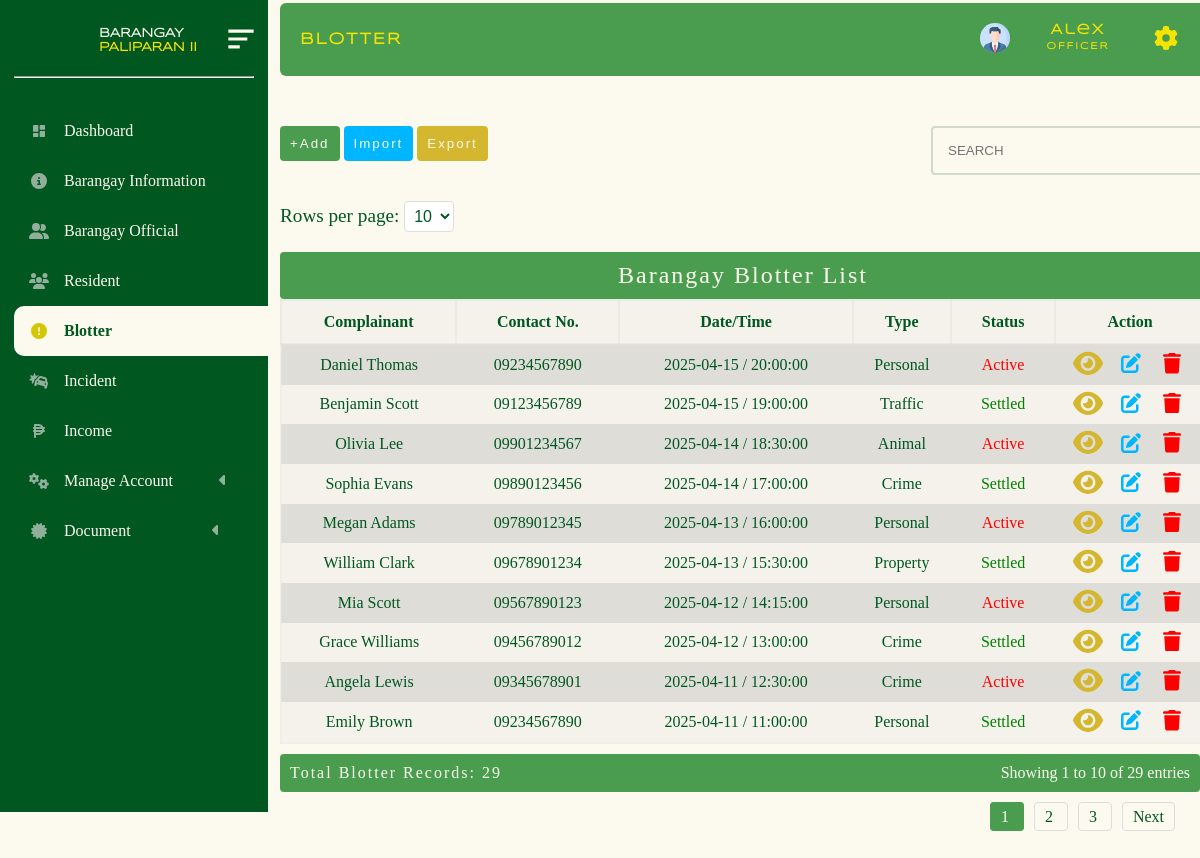
Screenshot of /administrator/admin_panel/blotter.php (signed in) with the database file from the repository.
### tables this page shows
CREATE TABLE `barangay_blotter` (
  `subject` varchar(200) NOT NULL,
  `cell_no` varchar(200) NOT NULL,
  `place` varchar(200) NOT NULL,
  `tanod` varchar(200) NOT NULL,
  `date` date NOT NULL,
  `time` time NOT NULL,
  `status` int(11) NOT NULL,
  `id` bigint(20) NOT NULL,
  `complainant` varchar(200) NOT NULL,
  `age` int(11) NOT NULL,
  `address_complainant` varchar(200) NOT NULL,
  `complained_name` varchar(200) NOT NULL,
  `add_complained_name` varchar(200) NOT NULL,
  `details_reason` text NOT NULL,
  `type` varchar(200) NOT NULL
);

### administrator/admin_panel/brgy_blotter/blotter.php (the view, shortened to what this page needs)
<!DOCTYPE html>
<html lang="en">
<head>
</head>
<body>
<?php
require("../../database/conn_db.php");
$page = isset($_GET['page']) ? max(1, (int)$_GET['page']) : 1;
$limit = isset($_GET['limit']) ? max(1, (int)$_GET['limit']) : 10;
$offset = ($page - 1) * $limit;
$countQuery = "SELECT COUNT(*) AS total FROM barangay_blotter";
$countResult = $conn->query($countQuery);
$totalRows = $countResult->fetch_assoc()['total'];
$totalPages = max(1, ceil($totalRows / $limit));
$startRow = ($page - 1) * $limit + 1;
$endRow = min($page * $limit, $totalRows);
$sql = "SELECT * FROM barangay_blotter ORDER BY id DESC LIMIT $limit OFFSET $offset";
$result = $conn->query($sql);
if ($result->num_rows > 0) {?>
    <div class="limit-selector">
        <form method="GET" action="">
            <label for="limit">Rows per page:</label>
            <select name="limit" id="limit" onchange="this.form.submit()">
                <option value="10" <?php if ($limit == 10) echo 'selected'; ?>>10</option>
            </select>
        </form>
    </div>
    <table>
        <caption>Barangay Blotter List</caption>
        <tr>
            <th>Complainant</th>
            <th>Contact No.</th>
            <th>Date/Time</th>
            <th>Type</th>
            <th>Status</th>
            <th>Action</th>
        </tr>
        <?php while($row = $result->fetch_assoc()) {
            ?>
            <tr class="table_hover">
                <td><?php echo $row["complainant"]; ?></td>
                <td><?php echo $row["cell_no"]; ?></td>
                <td><?php echo $row["date"] . " / " . $row["time"]; ?></td>
                <td><?php echo $row["type"]; ?></td>
                <td>
                    <?php
                    $status = $row["status"];
                    if ($status == 1) {
                        echo "<p style='color:red;'>Active</p>";
                    } elseif ($status == 2) {
                        echo "<p style='color:green;'>Settled</p>";
                    } elseif ($status == 3) {
                        echo "<p style='color:orange;'>Scheduled</p>";
                    }
                    ?>
                </td>
                <td>
                <div id = "form_up_del_official">
                    <button  id = "view_resident_btn"  class = "view_btn" data-id= <?php echo $row ["id"] ?>></button>
                    <button  id = "update_official_btn" class = "update_btn" data-id= <?php echo $row ["id"] ?>></button>
                    <button id = "delete_official_btn" class = "delete_btn_blotter" data-id= <?php echo $row ["id"] ?>></button>
                </div>
                </td>
            </tr>
        <?php } ?>
    </table>
    <div class="table-footer">
        <div class="total-count">Total Blotter Records: <?php echo $totalRows; ?></div>
        <div class="pagination-info">
            Showing <?php echo $startRow; ?> to <?php echo $endRow; ?> of <?php echo $totalRows; ?> entries
        </div>
    </div>
    <div class="pagination">
        <?php for ($i = 1; $i <= $totalPages; $i++): ?>
            <a href="?page=<?php echo $i; ?>&limit=<?php echo $limit; ?>" class="<?php echo $i == $page ? 'active' : ''; ?>">
                <?php echo $i; ?>
            </a>
        <?php endfor; ?>
        <?php if ($page < $totalPages): ?>
            <a href="?page=<?php echo $page + 1; ?>&limit=<?php echo $limit; ?>">Next</a>
        <?php endif; ?>
    </div>
<?php }
?>
        <?php include("update_temp.php");?>
        <?php include('view_temp.php')?>
</body>
</html>

### administrator/admin_panel/style.css/mian.stylecss.css (style rules this page uses)
* { margin: 0px; padding: 0px; box-sizing: content-box; list-style-type: none ; }
html { scroll-behavior: smooth; }
:root { --bg-color: #FCFAEE; --2nd-bg-color:#4A9D4f; --sub-bg-color: #005720 ; --1st-text-color: #005720 ; --2nd-text-color: rgb(53, 53, 53); --3rd-text-color: #FCFAEE; --btn-color: #F5E402; --other-color :rgb(0, 183, 255); }
body { background-color: var(--bg-color); position: relative; min-height: 100%; width: 100%; overflow: scroll; overflow-x: hidden; }

### administrator/admin_panel/style.css/brgy.blotter.css (style rules this page uses)
* { margin: 0px; padding: 0px; box-sizing: content-box; list-style-type: none ; }
:root { --bg-color: #FCFAEE; --2nd-bg-color:#4A9D4f; --sub-bg-color: #005720 ; --1st-text-color: #005720 ; --2nd-text-color: rgb(53, 53, 53); --3rd-text-color: #FCFAEE; --btn-color: #d4b62f; --other-color :rgb(0, 183, 255); }
body { background-color: #FCFAEE; background-repeat: no-repeat; background-size: cover; }
table { border: 2px solid rgba(228, 228, 228, 0.39); margin-left: 0px; margin-top: -40px; background-color: rgba(226, 226, 226, 0.322); width: 77vw; border-collapse: collapse; transition: all 0.5s ease; border-radius:4px; font-family: "sub_text"; color: var(--1st-text-color); }
table td { padding: 5px; text-align: center; }
table th { border: 2px solid rgba(226, 226, 226, 0.562); padding: 12px; }
table tr:nth-child(even) { background-color: #a7a5a548; }
caption { font-size: 2vw; letter-spacing: 2px; background-color: var(--2nd-bg-color); padding-bottom: 10px; padding-top: 10px; color: var(--bg-color); border-radius: 4px; }
.pagination { margin: 0px 0; float: right; margin-right: 0px; padding-bottom: 60px; margin-left: 20px; }
.pagination a { margin: 0 5px; padding: 5px 10px; text-decoration: none; color: var(--1st-text-color); border: 1px solid #ddd; border-radius: 4px; line-height: 50px; }
.pagination a.active { background-color: var(--2nd-bg-color); color: white; border: 1px solid var(--2nd-bg-color); }
.limit-selector { margin-top: -50px; margin-left: -50px; padding-left: -90px; color: #005720; font-family: "sub_text"; transition: all 0.5s ease; font-size: 1.2rem; }
.limit-selector select { padding: 5px; border-radius: 4px; border: 1px solid #ddd; width: max-content; color: #005720; height: max-content; background-color: white; margin-top: 40px; }
#form_up_del_official { display: flex; justify-content:space-evenly ; align-items: center; }
#update_official_btn { color: var(--bg-color); cursor: pointer; padding: 3px 5px 3px 5px; background-color: transparent; border-radius: 4px; font-size: 0.9rem; outline: none; border: none; }
#update_official_btn svg { width: 20px; fill: var(--other-color); }
#delete_official_btn { color: var(--bg-color); cursor: pointer; padding: 3px 5px 3px 5px; background-color: transparent; border-radius: 4px; border: 1px solid rgb(197, 197, 197); outline: none; border: none; font-size: 0.9rem; }
#delete_official_btn svg { width: 18px; fill: red; }
#view_resident_btn { color: var(--bg-color); cursor: pointer; background-color:transparent; border-radius: 4px; border: 1px solid rgb(197, 197, 197); outline: none; border: none; font-size: 0.9rem; width: 30px; }
#view_resident_btn svg { fill: #d4b62f; }

### administrator/admin_panel/brgy_blotter/brgy_blotter_upd.css (style rules this page uses)
* { margin: 0px; padding: 0px; box-sizing: content-box; list-style-type: none ; }
html { scroll-behavior: smooth; }
:root { --bg-color:#FCFAEE; --2nd-bg-color:#4A9D4f; --sub-bg-color: #005720 ; --1st-text-color: #005720 ; --2nd-text-color: rgb(53, 53, 53); --3rd-text-color: #FCFAEE; --btn-color: #F5E402; --other-color :rgb(0, 183, 255); }
body { background-repeat: no-repeat; background-size: cover; background-color: var(--bg-color); }
form { padding: 50px; }
form input, select { width: 250px; height: 25px; padding: 5px 5px 5px 10px; margin-top: 5px ; margin-bottom: 10px; border-radius: 4px; color: #005720; border: none; }
form label { font-size: 1rem; font-family: "sub_text"; color: #005720; }

### administrator/admin_panel/brgy_blotter/import_temp.php (style rules this page uses)
* { margin: 0px; padding: 0px; box-sizing: content-box; list-style-type: none; }
:root { --bg-color: #FCFAEE; --2nd-bg-color: #4A9D4f; --sub-bg-color: #005720; --1st-text-color: #005720; --2nd-text-color: rgb(53, 53, 53); --3rd-text-color: #FCFAEE; --btn-color: #d4b62f; --other-color: rgb(0, 183, 255); }

### rows the page displays
barangay_blotter: complainant "Daniel Thomas", cell_no "09234567890", date "2025-04-15", time "20:00:00", type "Personal", status "Active"
barangay_blotter: complainant "Benjamin Scott", cell_no "09123456789", date "2025-04-15", time "19:00:00", type "Traffic", status "Settled"
barangay_blotter: complainant "Olivia Lee", cell_no "09901234567", date "2025-04-14", time "18:30:00", type "Animal", status "Active"
barangay_blotter: complainant "Sophia Evans", cell_no "09890123456", date "2025-04-14", time "17:00:00", type "Crime", status "Settled"
barangay_blotter: complainant "Megan Adams", cell_no "09789012345", date "2025-04-13", time "16:00:00", type "Personal", status "Active"
barangay_blotter: complainant "William Clark", cell_no "09678901234", date "2025-04-13", time "15:30:00", type "Property", status "Settled"
barangay_blotter: complainant "Mia Scott", cell_no "09567890123", date "2025-04-12", time "14:15:00", type "Personal", status "Active"
barangay_blotter: complainant "Grace Williams", cell_no "09456789012", date "2025-04-12", time "13:00:00", type "Crime", status "Settled"
barangay_blotter: complainant "Angela Lewis", cell_no "09345678901", date "2025-04-11", time "12:30:00", type "Crime", status "Active"
barangay_blotter: complainant "Emily Brown", cell_no "09234567890", date "2025-04-11", time "11:00:00", type "Personal", status "Settled"

### other values shown
$totalRows "29"
$startRow "1"
$endRow "10"
